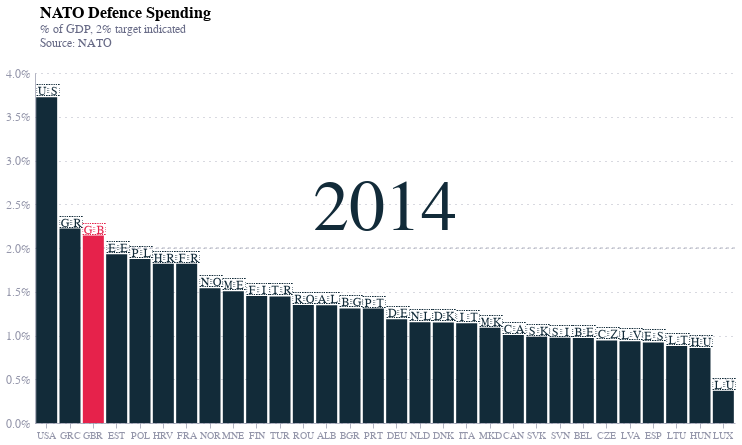

Notebook code cell kept with this figure:
### Markdown cell above
## Option 1

### Code cell
df = full_df.copy()
slider = alt.binding_range(min=2014, max=2023, step=1, name='Year:')
year_param = alt.param(bind=slider, value=2014, name='year_param')

base = alt.Chart(df).add_params(year_param).transform_filter(
    alt.datum.date == year_param
).encode(
    x=alt.X('iso3:N', axis=alt.Axis(labelFontSize=10, titleFontSize=12), sort='-y'),
    y=alt.Y('value:Q', axis=alt.Axis(labelFontSize=12, titleFontSize=12, format='%'), scale=alt.Scale(domain=[0,0.04]), title=None),
    color=alt.condition(
        alt.datum.iso3 == 'GBR',
        alt.value('#e6224b'),
        alt.value('#122b39')
)
)

bars = base.mark_bar()

two_pc_line = alt.Chart(pd.DataFrame({'y': [0.02]})).mark_rule(
    strokeDash=[3,3],
    opacity=0.5,
    color='#676A86').encode(y='y')

flags = base.mark_text(
    align='center',
    baseline='middle',
    dy=-7,
    dx=1,
    fontSize=16,
    color='black',
).encode(
    text='flag',
)

year_indicator = alt.Chart(pd.DataFrame({'foo': [1]})).add_params(year_param).transform_calculate(
    year="year_param"
).mark_text(
    align='center',
    baseline='top',
    fontSize=72,
    color='#122b39',
    opacity=1,
    text=alt.expr("year_param"),
).encode(
    x=alt.value(350),
    y=alt.value(100)
)

chart = two_pc_line + bars + flags  + year_indicator

chart = chart.properties(
    width=700,
    height=350,
    title=alt.TitleParams(
        "NATO Defence Spending",
        subtitle=["% of GDP, 2% target indicated", "Source: NATO", ""],
        subtitleColor='#676A86',
        anchor='start',
        fontSize=16,
        dx=35,
        subtitleFontSize=12,
    )
)

chart.save("nato_expend.json")
chart.save("nato_expend.png", scale_factor=3.0)

chart

### Figure 1 — Vega-Lite specification as saved in the notebook (floating-point values rounded to 4 significant figures; data arrays with more than 128 entries replaced by an {"elided": "..."} marker saying what was removed)
{"config": {"font": "Circular Std", "mark": {"line": {"interpolate": "monotone"}}, "view": {"stroke": "transparent", "width": 400, "height": 300}, "range": {"category": ["#36B7B4", "#E6224B", "#F4C245", "#0063AF", "#00A767", "#179FDB", "#EB5C2E"], "diverging": ["#E6224B", "#E54753", "#C9C9C9", "#179FDB", "#122B39"], "heatmap": ["#C9C9C9", "#179FDB", "#0063AF", "#122B39"], "ordinal": ["#00A767", "#36B7B4", "#179FDB", "#0063AF", "#243B5A"]}, "axisX": {"domainColor": "#676A86", "domainOpacity": 0.5, "grid": false, "labelAngle": 0, "labelColor": "#676A86", "labelOpacity": 0.7, "orient": "bottom", "tickColor": "#676A86", "tickCount": 10, "tickOpacity": 0.5, "title": false, "titleAlign": "center", "titleAnchor": "middle", "titleColor": "#676A86", "titleFontSize": 12, "titleOpacity": 0.8, "titleY": -15}, "axisY": {"domainColor": "#676A86", "domainOpacity": 0.5, "gridColor": "#676A86", "gridDash": [1, 5], "gridOpacity": 0.5, "labelColor": "#676A86", "labelOpacity": 0.7, "labelPadding": 5, "tickColor": "#676A86", "tickCount": 8, "tickOpacity": 0.5, "ticks": false, "titleAlign": "left", "titleAngle": 0, "titleBaseline": "bottom", "titleColor": "#676A86", "titleFontSize": 12, "titleOpacity": 0.8, "titleX": 0, "titleY": -7}}, "layer": [{"data": {"name": "data-f5b06871f1258c86e9079683d3211743"}, "mark": {"type": "rule", "color": "#676A86", "opacity": 0.5, "strokeDash": [3, 3]}, "encoding": {"y": {"field": "y", "type": "quantitative"}}}, {"data": {"name": "data-85736c25da22d049482c851abee92d72"}, "mark": {"type": "bar"}, "encoding": {"color": {"condition": {"test": "(datum.iso3 === 'GBR')", "value": "#e6224b"}, "value": "#122b39"}, "x": {"axis": {"labelFontSize": 10, "titleFontSize": 12}, "field": "iso3", "sort": "-y", "type": "nominal"}, "y": {"axis": {"format": "%", "labelFontSize": 12, "titleFontSize": 12}, "field": "value", "scale": {"domain": [0, 0.04]}, "title": null, "type": "quantitative"}}, "transform": [{"filter": "(datum.date === year_param)"}]}, {"data": {"name": "data-85736c25da22d049482c851abee92d72"}, "mark": {"type": "text", "align": "center", "baseline": "middle", "color": "black", "dx": 1, "dy": -7, "fontSize": 16}, "encoding": {"color": {"condition": {"test": "(datum.iso3 === 'GBR')", "value": "#e6224b"}, "value": "#122b39"}, "text": {"field": "flag", "type": "nominal"}, "x": {"axis": {"labelFontSize": 10, "titleFontSize": 12}, "field": "iso3", "sort": "-y", "type": "nominal"}, "y": {"axis": {"format": "%", "labelFontSize": 12, "titleFontSize": 12}, "field": "value", "scale": {"domain": [0, 0.04]}, "title": null, "type": "quantitative"}}, "transform": [{"filter": "(datum.date === year_param)"}]}, {"data": {"name": "data-38b38b6f263af51c73c7de930a75fe87"}, "mark": {"type": "text", "align": "center", "baseline": "top", "color": "#122b39", "fontSize": 72, "opacity": 1, "text": {"expr": "year_param"}}, "encoding": {"x": {"value": 350}, "y": {"value": 100}}, "transform": [{"calculate": "year_param", "as": "year"}]}], "height": 350, "params": [{"name": "year_param", "bind": {"input": "range", "max": 2023, "min": 2014, "name": "Year:", "step": 1}, "value": 2014}], "title": {"text": "NATO Defence Spending", "anchor": "start", "dx": 35, "fontSize": 16, "subtitle": ["% of GDP, 2% target indicated", "Source: NATO", ""], "subtitleColor": "#676A86", "subtitleFontSize": 12}, "width": 700, "$schema": "https://vega.github.io/schema/vega-lite/v5.8.0.json", "datasets": {"data-f5b06871f1258c86e9079683d3211743": [{"y": 0.02}], "data-85736c25da22d049482c851abee92d72": {"elided": "300 records"}, "data-38b38b6f263af51c73c7de930a75fe87": [{"foo": 1}]}}
